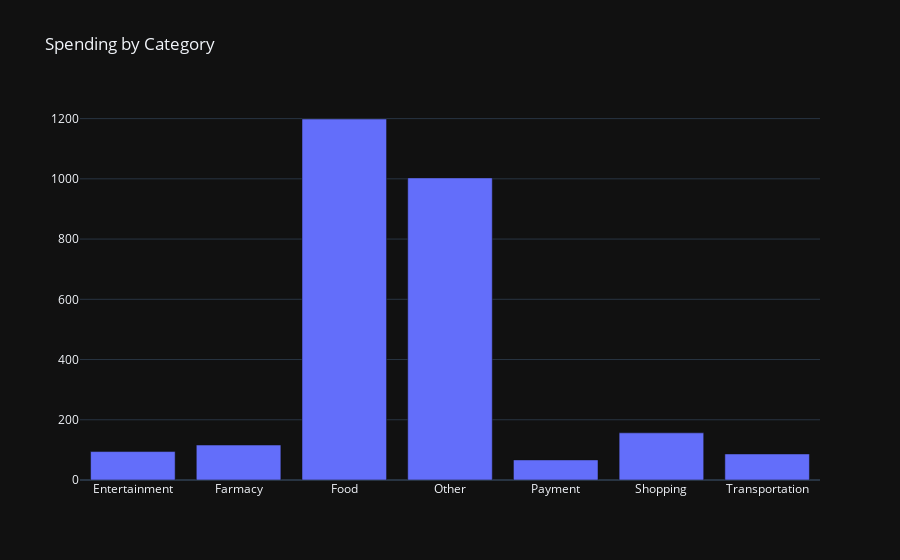

The code cell stored with this chart in its notebook:
### Code cell
import plotly.graph_objects as go

if insight.chart is None:
    print(insight.answer)
else:
    chart_data = insight.chart

    fig = go.Figure(data=[
        go.Bar(x=chart_data.labels, y=dataset, name=label)
        for label, dataset in zip(chart_data.labels, chart_data.datasets)
    ])

    fig.update_layout(
        title=chart_data.title,
        template="plotly_dark"
    )

    print(insight.answer)
    fig.show()

### Figure 1 — Plotly figure (JSON) as saved in the notebook; plotly's stock layout.template omitted (floating-point values rounded to 4 significant figures)
{"data": [{"name": "Entertainment", "type": "bar", "x": ["Entertainment", "Farmacy", "Food", "Other", "Payment", "Shopping", "Transportation"], "y": [94.39, 116.1, 1199.0, 1003.0, 66.71, 156.6, 86.51]}], "layout": {"title": {"text": "Spending by Category"}}}
